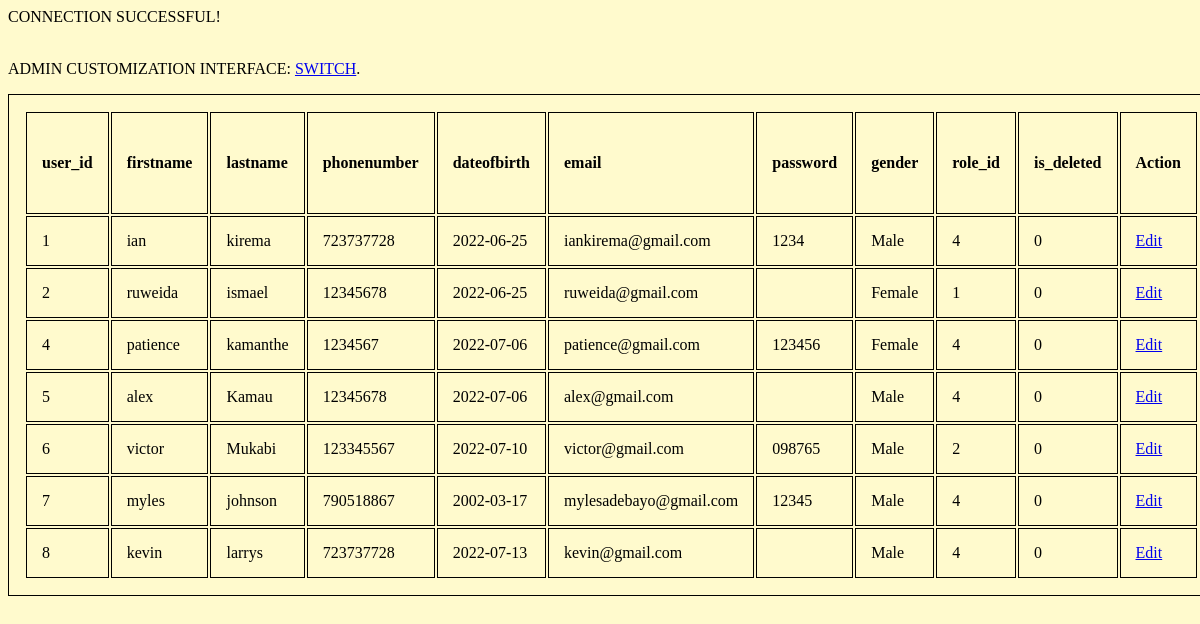
The page /php/viewUsers.php on the database its author committed.
### tables this page shows
CREATE TABLE `tbl_users` (
  `user_id` int(11) NOT NULL,
  `firstname` varchar(25) NOT NULL,
  `lastname` varchar(25) NOT NULL,
  `email` varchar(60) NOT NULL,
  `password` varchar(60) NOT NULL,
  `phonenumber` int(10) NOT NULL,
  `dateofbirth` date NOT NULL,
  `gender` enum('Male','Female') NOT NULL,
  `role_id` int(11) NOT NULL,
  `is_deleted` enum('0','1') NOT NULL DEFAULT '0'
);

### php/usersdb.php (called while the page is built, shortened)
<?php
require_once("connect.php");
$sqli="SELECT * FROM tbl_users";
$result = mysqli_query($conn , $sqli);
$test=mysqli_fetch_all($result, MYSQLI_ASSOC);
?>

### php/viewUsers.php (the view, shortened to what this page needs)
<!DOCTYPE html>
<html>
    <head>
        <link rel="stylesheet" type="text/css" href="../css/users.css">
    </head>
    <body>
        <table class="table">
            <thead>
                <th>user_id</th>
                <th>firstname</th>
                <th>lastname</th>
                <th>phonenumber</th>
                <th>dateofbirth</th>
                <th>email</th>
                <th>password</th>
                <th>gender</th>
                <th>role_id</th>
                <th>is_deleted</th>
                <th>Action</th>
            </thead>
            <tbody>
                <?php
                    require_once("usersdb.php");
                    foreach ($test as $key => $value){
                ?>
                <tr>
                    <td><?php echo $value["user_id"] ?></td>
                    <td><?php echo $value["firstname"] ?></td>
                    <td><?php echo $value["lastname"] ?></td>
                    <td><?php echo $value["phonenumber"] ?></td>
                    <td><?php echo $value["dateofbirth"] ?></td>
                    <td><?php echo $value["email"] ?></td>
                    <td><?php echo $value["password"] ?></td>
                    <td><?php echo $value["gender"] ?></td>
                    <td><?php echo $value["role_id"] ?></td>
                    <td><?php echo $value["is_deleted"] ?></td>
                    <td><a href="usersdb.php"?edit="<?php $value["user_id"] ?>">Edit</a></td>
                </tr>
                <?php }
                ?>
            </tbody>
            <p>ADMIN CUSTOMIZATION INTERFACE: <a href="http://localhost/Ecommerce_Website/php/admin_interface.php">SWITCH</a>.</p>
        </table>
    </body>
</html>

### css/users.css (style rules this page uses)
body { background-color: lemonchiffon; }
table, th, td { border: 1px solid; padding: 15px; text-align: left; }
table { width: 100%; }
th { height: 70px; }

### rows shown on the page
tbl_users: user_id "1", firstname "ian", lastname "kirema", phonenumber "723737728", dateofbirth "2022-06-25", email "iankirema@gmail.com", password "1234", gender "Male", role "4", is_deleted "0"
tbl_users: user_id "2", firstname "ruweida", lastname "ismael", phonenumber "12345678", dateofbirth "2022-06-25", email "ruweida@gmail.com", gender "Female", role "1", is_deleted "0"
tbl_users: user_id "4", firstname "patience", lastname "kamanthe", phonenumber "1234567", dateofbirth "2022-07-06", email "patience@gmail.com", password "123456", gender "Female", role "4", is_deleted "0"
tbl_users: user_id "5", firstname "alex", lastname "Kamau", phonenumber "12345678", dateofbirth "2022-07-06", email "alex@gmail.com", gender "Male", role "4", is_deleted "0"
tbl_users: user_id "6", firstname "victor", lastname "Mukabi", phonenumber "123345567", dateofbirth "2022-07-10", email "victor@gmail.com", password "098765", gender "Male", role "2", is_deleted "0"
tbl_users: user_id "7", firstname "myles", lastname "johnson", phonenumber "790518867", dateofbirth "2002-03-17", email "mylesadebayo@gmail.com", password "12345", gender "Male", role "4", is_deleted "0"
tbl_users: user_id "8", firstname "kevin", lastname "larrys", phonenumber "723737728", dateofbirth "2022-07-13", email "kevin@gmail.com", gender "Male", role "4", is_deleted "0"
